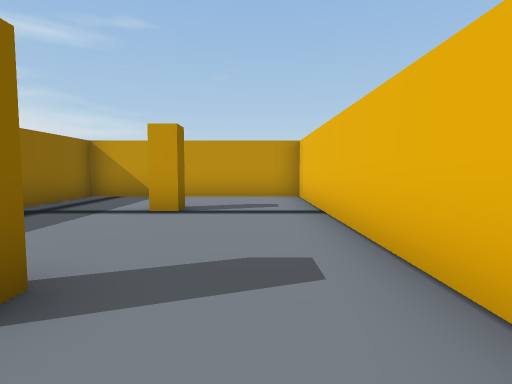
view 1 (above)

16 first-person views from a walk through a scene from a Unity 3-D project. The camera is 1.4 m above the floor, tilts 4° down and sees 80° across. Doors are open. The floor is counted in squares, 2 m on a side. Each view is taken from the middle of a square. On the plan, view 1 faces up. The plan holds only what a view shows up to about 10 squares ahead; the rest is blank. The place goes on beyond the plan. Some animated figures are not drawn.

view 2
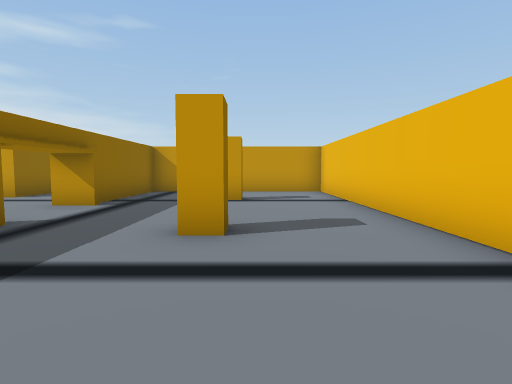

view 3
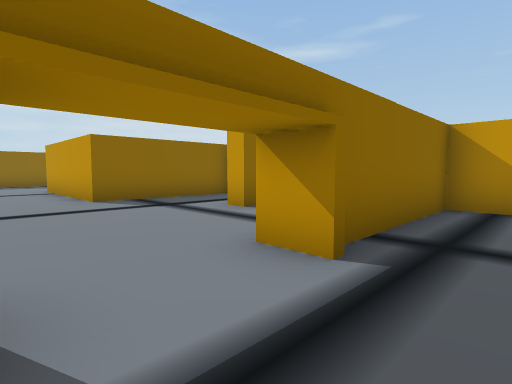

view 4
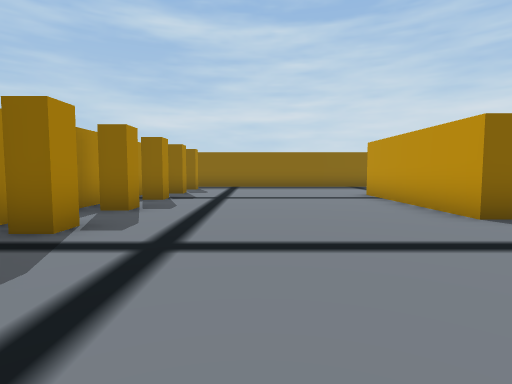

view 5
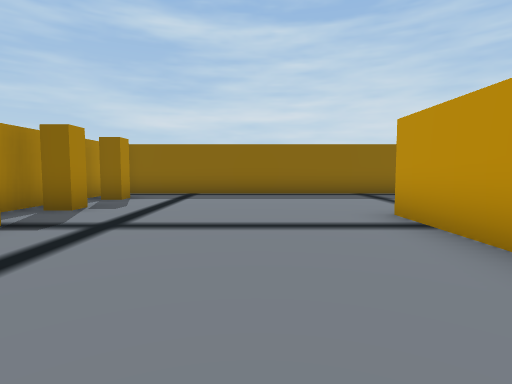

view 6
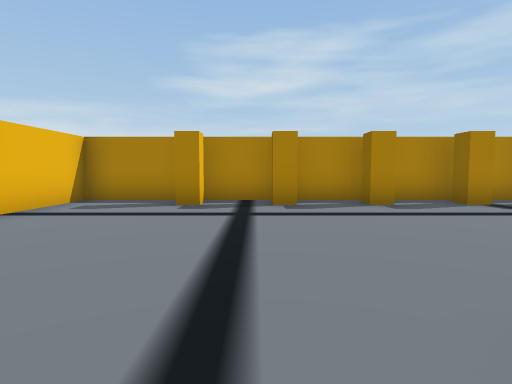

view 7
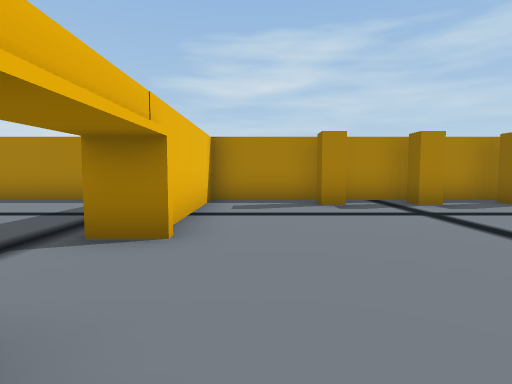

view 8
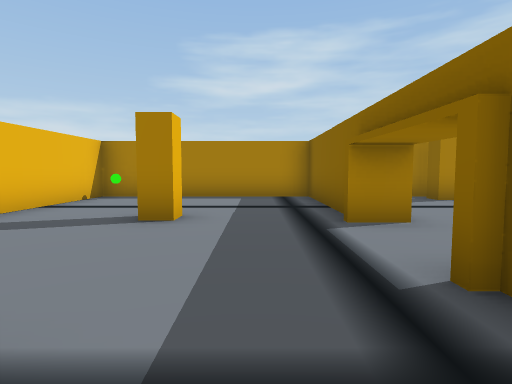

view 9
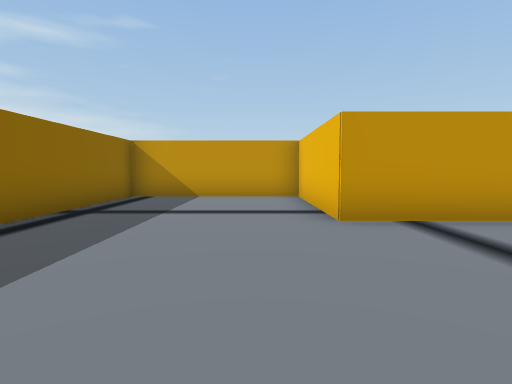

view 10
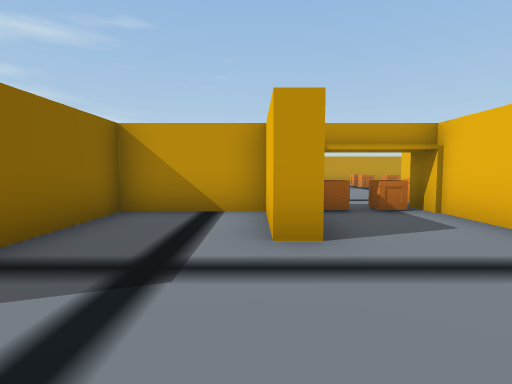

view 11
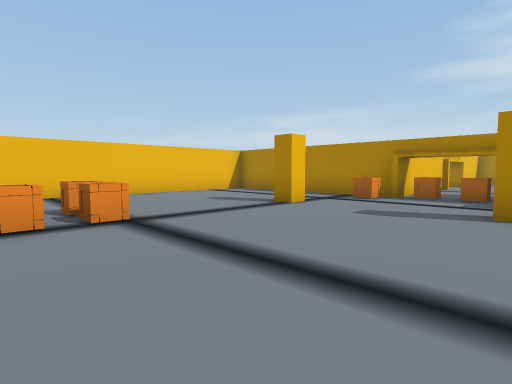

view 12
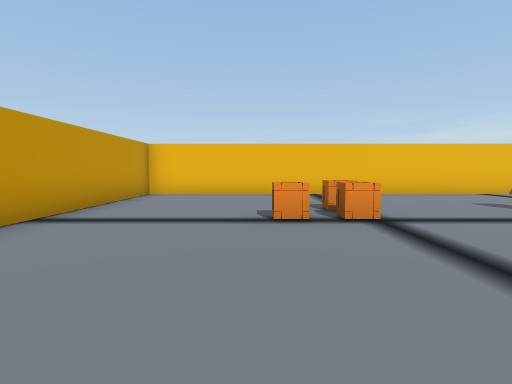

view 13
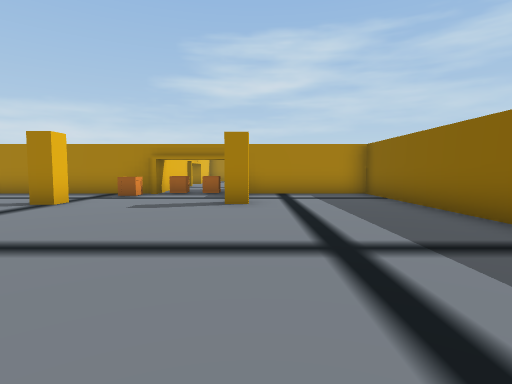

view 14
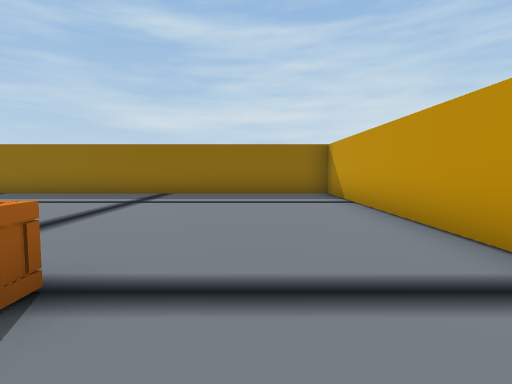

view 15
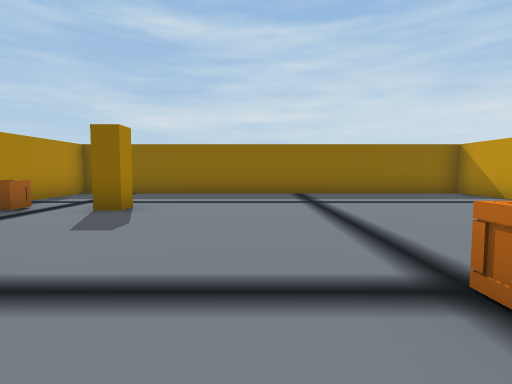

view 16
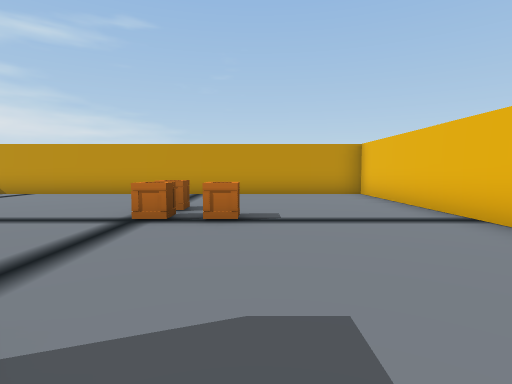

### Floor plan
Points are (right, up) in squares from view 1. A wall is a line through its corners. A room is listed if a view was taken in it or the views show most of it. See-through windows are left out.
Room 1 (views 1, 2, 3, 4, 5, 6, 7, 8, 9, 10)
walls: (-5.1, 1.9) (-4.1, 1.9); (-4.4, 1.1) (-4.4, -2.3) (1.2, -2.3) (1.2, 8.2) (-4.4, 8.2) (-4.4, 4.2); (-4.1, 4.2) (-5.1, 4.2); (-4.9, 5.9) (-4.9, 7.6); (-7.3, 7.5) (-7.3, 6) (-7.8, 6) (-7.8, 8.2) (-10.3, 8.2) (-10.3, 4.2) (-14.8, 4.2) (-14.8, 8.2) (-19.3, 8.2) (-19.3, -1.9); (-16.1, -2.3) (-4.9, -2.3) (-4.9, 1.1); (-18.5, -2.3) (-17.6, -2.3)
ways out: opening at (-6, 7) to room 2
objects: other object (-18, -2) to (-18, -1); other object (-16, -2) to (-16, -1); other object (-14, -2) to (-14, -1); other object (-12, -2) to (-12, -1); other object (-10, -2) to (-10, -1); other object (-8, -2) to (-8, -1); other object (-2, 1) to (-2, 2); other object (-2, 5) to (-2, 6); other object (1, -2)
Room 2 (views 11, 12, 13, 14, 15, 16)
walls: (-4.4, 8.7) (-0.1, 8.7); (-4.9, 7.6) (-4.9, 8.6); (1.2, 9.2) (1.2, 20.2) (-11.3, 20.2) (-11.3, 8.7) (-7.8, 8.7)
ways out: opening at (-6, 7) to room 1
objects: other object (-8, 11); crate (-7, 8); crate (-7, 9); crate (-6, 8); crate (-5, 9); other object (-4, 11) to (-4, 12); crate (-3, 15); crate (-3, 16); crate (-2, 15)

Positions as (right, up) in squares from view 1, and headings:
1: (0, 0), facing up
2: (-1, -2), facing up
3: (-3, 2), facing up-left
4: (-6, 1), facing left
5: (-10, 2), facing left
6: (-9, 5), facing down
7: (-6, 5), facing down
8: (-3, 6), facing down
9: (-16, 0), facing up
10: (-8, 3), facing up
11: (-8, 17), facing down-right
12: (-8, 17), facing right
13: (-8, 18), facing down
14: (-2, 18), facing left
15: (-2, 14), facing left
16: (-2, 11), facing up
